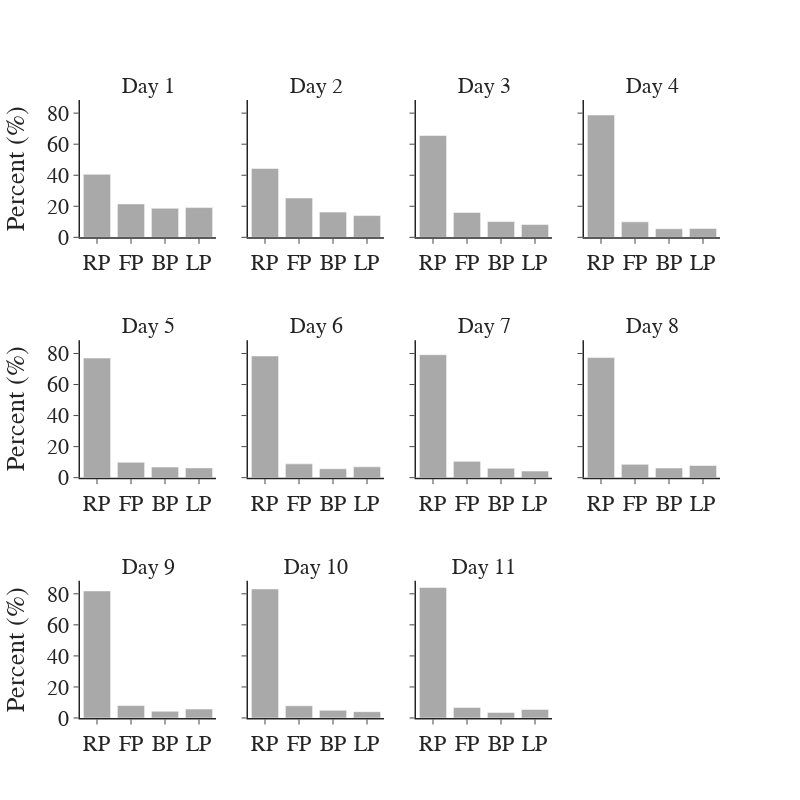

The code cell stored with this chart in its notebook:
### Code cell
## Young mice in A
age_group = 'Young Adult'
context = 'A'
x_axis = ['RP', 'FP', 'BP', 'LP']
young_licks = avg_licks[(avg_licks['group'] == age_group) & (avg_licks['session'] == context)]
fig = pf.custom_graph_template(x_title='', y_title='', rows=3, columns=4, shared_y=True, height=800, width=800,
                               titles=[f'Day {x}' for x in np.arange(1, young_licks.shape[0]+1)])
for idx, day in enumerate(young_licks['context_day'].unique()):
    if idx < 4:
        row, col = 1, idx + 1
    elif (idx >= 4) & (idx < 8):
        row, col = 2, idx - 3
    else:
        row, col = 3, idx - 7

    pdata = young_licks[young_licks['context_day'] == day]
    y_data = [pdata['reward_ports']['mean'].values[0],
              pdata['front_ports']['mean'].values[0],
              pdata['back_ports']['mean'].values[0],
              pdata['final_ports']['mean'].values[0]]
    fig.add_trace(go.Bar(x=x_axis, y=y_data, showlegend=False, marker_color='darkgrey'), row=row, col=col)
fig.update_yaxes(title='Percent (%)', col=1)
fig.show()

### Figure 1 — Plotly figure (JSON) as saved in the notebook; plotly's stock layout.template omitted (floating-point values rounded to 4 significant figures)
{"data": [{"marker": {"color": "darkgrey"}, "showlegend": false, "type": "bar", "x": ["RP", "FP", "BP", "LP"], "xaxis": "x", "y": [40.61, 21.51, 18.72, 19.16], "yaxis": "y"}, {"marker": {"color": "darkgrey"}, "showlegend": false, "type": "bar", "x": ["RP", "FP", "BP", "LP"], "xaxis": "x2", "y": [44.38, 25.35, 16.24, 14.02], "yaxis": "y2"}, {"marker": {"color": "darkgrey"}, "showlegend": false, "type": "bar", "x": ["RP", "FP", "BP", "LP"], "xaxis": "x3", "y": [65.57, 16.04, 10.15, 8.235], "yaxis": "y3"}, {"marker": {"color": "darkgrey"}, "showlegend": false, "type": "bar", "x": ["RP", "FP", "BP", "LP"], "xaxis": "x4", "y": [78.79, 9.967, 5.537, 5.701], "yaxis": "y4"}, {"marker": {"color": "darkgrey"}, "showlegend": false, "type": "bar", "x": ["RP", "FP", "BP", "LP"], "xaxis": "x5", "y": [77.0, 9.91, 6.804, 6.282], "yaxis": "y5"}, {"marker": {"color": "darkgrey"}, "showlegend": false, "type": "bar", "x": ["RP", "FP", "BP", "LP"], "xaxis": "x6", "y": [78.39, 8.882, 5.766, 6.962], "yaxis": "y6"}, {"marker": {"color": "darkgrey"}, "showlegend": false, "type": "bar", "x": ["RP", "FP", "BP", "LP"], "xaxis": "x7", "y": [79.22, 10.49, 6.061, 4.229], "yaxis": "y7"}, {"marker": {"color": "darkgrey"}, "showlegend": false, "type": "bar", "x": ["RP", "FP", "BP", "LP"], "xaxis": "x8", "y": [77.36, 8.577, 6.218, 7.842], "yaxis": "y8"}, {"marker": {"color": "darkgrey"}, "showlegend": false, "type": "bar", "x": ["RP", "FP", "BP", "LP"], "xaxis": "x9", "y": [81.87, 8.007, 4.368, 5.756], "yaxis": "y9"}, {"marker": {"color": "darkgrey"}, "showlegend": false, "type": "bar", "x": ["RP", "FP", "BP", "LP"], "xaxis": "x10", "y": [83.14, 7.832, 4.952, 4.074], "yaxis": "y10"}, {"marker": {"color": "darkgrey"}, "showlegend": false, "type": "bar", "x": ["RP", "FP", "BP", "LP"], "xaxis": "x11", "y": [84.04, 6.823, 3.581, 5.554], "yaxis": "y11"}], "layout": {"annotations": [{"font": {"size": 22}, "showarrow": false, "text": "Day 1", "x": 0.1062, "xanchor": "center", "xref": "paper", "y": 1, "yanchor": "bottom", "yref": "paper"}, {"font": {"size": 22}, "showarrow": false, "text": "Day 2", "x": 0.3688, "xanchor": "center", "xref": "paper", "y": 1, "yanchor": "bottom", "yref": "paper"}, {"font": {"size": 22}, "showarrow": false, "text": "Day 3", "x": 0.6313, "xanchor": "center", "xref": "paper", "y": 1, "yanchor": "bottom", "yref": "paper"}, {"font": {"size": 22}, "showarrow": false, "text": "Day 4", "x": 0.8938, "xanchor": "center", "xref": "paper", "y": 1, "yanchor": "bottom", "yref": "paper"}, {"font": {"size": 22}, "showarrow": false, "text": "Day 5", "x": 0.1062, "xanchor": "center", "xref": "paper", "y": 0.6111, "yanchor": "bottom", "yref": "paper"}, {"font": {"size": 22}, "showarrow": false, "text": "Day 6", "x": 0.3688, "xanchor": "center", "xref": "paper", "y": 0.6111, "yanchor": "bottom", "yref": "paper"}, {"font": {"size": 22}, "showarrow": false, "text": "Day 7", "x": 0.6313, "xanchor": "center", "xref": "paper", "y": 0.6111, "yanchor": "bottom", "yref": "paper"}, {"font": {"size": 22}, "showarrow": false, "text": "Day 8", "x": 0.8938, "xanchor": "center", "xref": "paper", "y": 0.6111, "yanchor": "bottom", "yref": "paper"}, {"font": {"size": 22}, "showarrow": false, "text": "Day 9", "x": 0.1062, "xanchor": "center", "xref": "paper", "y": 0.2222, "yanchor": "bottom", "yref": "paper"}, {"font": {"size": 22}, "showarrow": false, "text": "Day 10", "x": 0.3688, "xanchor": "center", "xref": "paper", "y": 0.2222, "yanchor": "bottom", "yref": "paper"}, {"font": {"size": 22}, "showarrow": false, "text": "Day 11", "x": 0.6313, "xanchor": "center", "xref": "paper", "y": 0.2222, "yanchor": "bottom", "yref": "paper"}], "font": {"family": "Arial", "size": 22}, "height": 800, "title": {"x": 0.5, "xanchor": "center", "y": 0.9, "yanchor": "top"}, "width": 800, "xaxis": {"anchor": "y", "domain": [0, 0.2125], "linewidth": 1.5, "title": {"text": ""}}, "xaxis10": {"anchor": "y10", "domain": [0.2625, 0.475], "linewidth": 1.5, "title": {"text": ""}}, "xaxis11": {"anchor": "y11", "domain": [0.525, 0.7375], "linewidth": 1.5, "title": {"text": ""}}, "xaxis12": {"anchor": "y12", "domain": [0.7875, 1], "linewidth": 1.5, "title": {"text": ""}}, "xaxis2": {"anchor": "y2", "domain": [0.2625, 0.475], "linewidth": 1.5, "title": {"text": ""}}, "xaxis3": {"anchor": "y3", "domain": [0.525, 0.7375], "linewidth": 1.5, "title": {"text": ""}}, "xaxis4": {"anchor": "y4", "domain": [0.7875, 1], "linewidth": 1.5, "title": {"text": ""}}, "xaxis5": {"anchor": "y5", "domain": [0, 0.2125], "linewidth": 1.5, "title": {"text": ""}}, "xaxis6": {"anchor": "y6", "domain": [0.2625, 0.475], "linewidth": 1.5, "title": {"text": ""}}, "xaxis7": {"anchor": "y7", "domain": [0.525, 0.7375], "linewidth": 1.5, "title": {"text": ""}}, "xaxis8": {"anchor": "y8", "domain": [0.7875, 1], "linewidth": 1.5, "title": {"text": ""}}, "xaxis9": {"anchor": "y9", "domain": [0, 0.2125], "linewidth": 1.5, "title": {"text": ""}}, "yaxis": {"anchor": "x", "domain": [0.7778, 1], "linewidth": 1.5, "matches": "y", "title": {"text": "Percent (%)"}}, "yaxis10": {"anchor": "x10", "domain": [0, 0.2222], "linewidth": 1.5, "matches": "y", "showticklabels": false, "title": {"text": ""}}, "yaxis11": {"anchor": "x11", "domain": [0, 0.2222], "linewidth": 1.5, "matches": "y", "showticklabels": false, "title": {"text": ""}}, "yaxis12": {"anchor": "x12", "domain": [0, 0.2222], "linewidth": 1.5, "matches": "y", "showticklabels": false, "title": {"text": ""}}, "yaxis2": {"anchor": "x2", "domain": [0.7778, 1], "linewidth": 1.5, "matches": "y", "showticklabels": false, "title": {"text": ""}}, "yaxis3": {"anchor": "x3", "domain": [0.7778, 1], "linewidth": 1.5, "matches": "y", "showticklabels": false, "title": {"text": ""}}, "yaxis4": {"anchor": "x4", "domain": [0.7778, 1], "linewidth": 1.5, "matches": "y", "showticklabels": false, "title": {"text": ""}}, "yaxis5": {"anchor": "x5", "domain": [0.3889, 0.6111], "linewidth": 1.5, "matches": "y", "title": {"text": "Percent (%)"}}, "yaxis6": {"anchor": "x6", "domain": [0.3889, 0.6111], "linewidth": 1.5, "matches": "y", "showticklabels": false, "title": {"text": ""}}, "yaxis7": {"anchor": "x7", "domain": [0.3889, 0.6111], "linewidth": 1.5, "matches": "y", "showticklabels": false, "title": {"text": ""}}, "yaxis8": {"anchor": "x8", "domain": [0.3889, 0.6111], "linewidth": 1.5, "matches": "y", "showticklabels": false, "title": {"text": ""}}, "yaxis9": {"anchor": "x9", "domain": [0, 0.2222], "linewidth": 1.5, "matches": "y", "title": {"text": "Percent (%)"}}}}
